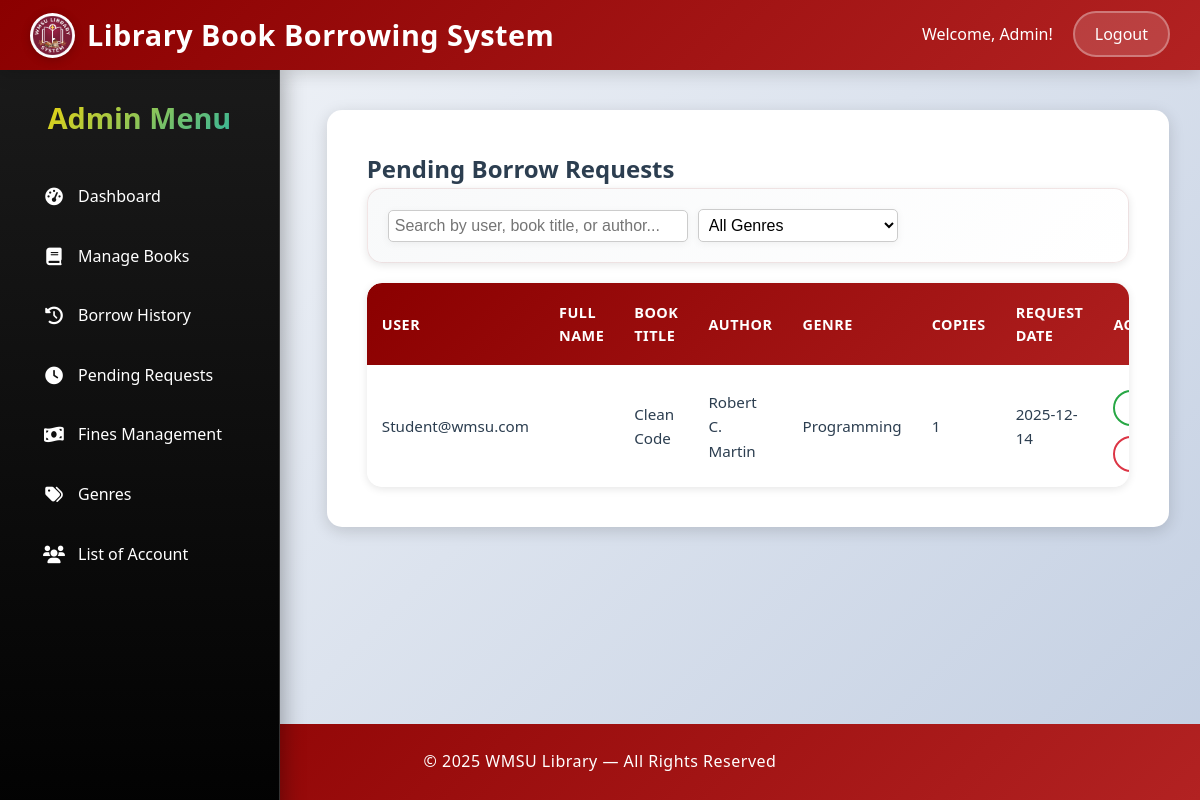
/admin/pending_requests.php (signed in), run on the app's committed database.
### tables this page shows
CREATE TABLE `borrow_history` (
  `id` int(11) NOT NULL,
  `user_id` int(11) NOT NULL,
  `book_id` int(11) NOT NULL,
  `copies_borrowed` int(11) NOT NULL DEFAULT 1,
  `status` enum('pending','approved','borrowed','returned','rejected','overdue','cancelled') NOT NULL DEFAULT 'pending',
  `request_date` date DEFAULT NULL,
  `borrow_date` date DEFAULT NULL,
  `due_date` date DEFAULT NULL,
  `return_date` date DEFAULT NULL
);

CREATE TABLE `users` (
  `id` int(11) NOT NULL,
  `username` varchar(50) NOT NULL,
  `password` varchar(255) NOT NULL,
  `first_name` varchar(50) NOT NULL,
  `middle_name` varchar(50) DEFAULT NULL,
  `last_name` varchar(50) NOT NULL,
  `role` enum('admin','student') NOT NULL,
  `penalty_status` enum('none','blocked') DEFAULT 'none',
  `email` varchar(100) NOT NULL
);

CREATE TABLE `books` (
  `id` int(11) NOT NULL,
  `title` varchar(255) NOT NULL,
  `author` varchar(255) NOT NULL,
  `genre` varchar(100) DEFAULT NULL,
  `publication_date` date DEFAULT NULL,
  `total_copies` int(11) NOT NULL DEFAULT 1,
  `available_copies` int(11) NOT NULL DEFAULT 1,
  `deleted` tinyint(1) DEFAULT 0
);

### admin/pending_requests.php (the view, shortened to what this page needs)
<?php
require_once __DIR__ . '/../classes/Borrow.php';
$pendingRequests = $pdo->query("SELECT bh.*, u.username, CONCAT(u.first_name, ' ', COALESCE(u.middle_name, ''), ' ', u.last_name) AS full_name, b.title, b.author, b.genre FROM borrow_history bh JOIN users u ON bh.user_id = u.id JOIN books b ON bh.book_id = b.id WHERE bh.status='pending' ORDER BY bh.id ASC")->fetchAll(PDO::FETCH_ASSOC);
?>
<!DOCTYPE html>
<html lang="en">
<head>
    <link rel="stylesheet" href="../assets/css/custom.css">
    <link rel="stylesheet" href="https://cdnjs.cloudflare.com/ajax/libs/font-awesome/6.0.0/css/all.min.css">
</head>
<body>
    <header class="no-left-radius">
        <h1><img src="../image/WMSU.png" alt="WMSU Logo" style="border-radius: 50%;">Library Book Borrowing System</h1>
        <nav>
            <ul>
                <li>Welcome, Admin!</li>
                <li><a href="../logout.php" class="logout">Logout</a></li>
            </ul>
        </nav>
    </header>
    <main>
        <aside class="sidebar">
            <h2>Admin Menu</h2>
            <ul>
                <li><a href="dashboard.php"><i class="fas fa-tachometer-alt"></i>Dashboard</a></li>
                <li><a href="books.php"><i class="fas fa-book"></i>Manage Books</a></li>
                <li><a href="borrow_history.php"><i class="fas fa-history"></i>Borrow History</a></li>
                <li><a href="pending_requests.php"><i class="fas fa-clock"></i>Pending Requests</a></li>
                <li><a href="fines.php"><i class="fas fa-money-bill-wave"></i>Fines Management</a></li>
                <li><a href="genres.php"><i class="fas fa-tags"></i>Genres</a></li>
                <li><a href="students.php"><i class="fas fa-users"></i>List of Account</a></li>
            </ul>
        </aside>
        <div class="content">
            <section class="dashboard-section">
                <h2>Pending Borrow Requests</h2>
                <div class="search-bar" style="display: flex; gap: 10px; align-items: center; margin-bottom: 15px;">
                    <input type="text" id="searchInput" placeholder="Search by user, book title, or author..." style="padding: 6px; border: 1px solid #ccc; border-radius: 5px; flex: 1; max-width: 300px;">
                    <select id="genreFilter" style="padding: 6px; border: 1px solid #ccc; border-radius: 5px; max-width: 200px;">
                        <option value="">All Genres</option>
                    </select>
                </div>
                <div class="table-container">
                    <table id="pendingTable">
                        <thead>
                            <tr>
                                <th>User</th>
                                <th>Full Name</th>
                                <th>Book Title</th>
                                <th>Author</th>
                                <th>Genre</th>
                                <th>Copies</th>
                                <th>Request Date</th>
                                <th>Actions</th>
                            </tr>
                        </thead>
                        <tbody>
                            <?php if (empty($pendingRequests)): ?>
                                <tr>
                                    <td colspan="8" style="text-align: center; color: #666; font-style: italic;">No pending requests at this time.</td>
                                </tr>
                            <?php else: ?>
                                <?php foreach($pendingRequests as $req): ?>
                                    <tr>
                                        <td><?=$req['username']?></td>
                                        <td><?=$req['full_name']?></td>
                                        <td><?=$req['title']?></td>
                                        <td><?=$req['author']?></td>
                                        <td><?=$req['genre']?></td>
                                        <td><?=$req['copies_borrowed']?></td>
                                        <td><?=$req['request_date']?></td>
                                        <td>
                                            <form method="post" style="display:inline;">
                                                <button type="submit" class="btn btn-success btn-sm">Approve</button>
                                            </form>
                                            <form method="post" style="display:inline;">
                                                <button type="submit" class="btn btn-danger btn-sm">Reject</button>
                                            </form>
                                        </td>
                                    </tr>
                                <?php endforeach; ?>
                            <?php endif; ?>
                        </tbody>
                    </table>
                </div>
            </section>
        </div>
    </main>
    <footer>
        © 2025 WMSU Library — All Rights Reserved
    </footer>
</body>
</html>

### data on the page
borrow_history: user.username "Student@wmsu.com", book.title "Clean Code", book.author "Robert C. Martin", book.genre "Programming", copies_borrowed "1", request_date "2025-12-14"
